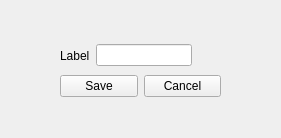
<?xml version="1.0" encoding="UTF-8"?>
<ui version="4.0">
 <class>EditLabel</class>
 <widget class="QWidget" name="EditLabel">
  <property name="geometry">
   <rect>
    <x>0</x>
    <y>0</y>
    <width>281</width>
    <height>138</height>
   </rect>
  </property>
  <property name="windowTitle">
   <string>Form</string>
  </property>
  <widget class="QWidget" name="horizontalLayoutWidget">
   <property name="geometry">
    <rect>
     <x>60</x>
     <y>40</y>
     <width>161</width>
     <height>31</height>
    </rect>
   </property>
   <layout class="QHBoxLayout" name="LabelLayout">
    <item>
     <widget class="QLabel" name="Label">
      <property name="text">
       <string>Label</string>
      </property>
     </widget>
    </item>
    <item>
     <widget class="QLineEdit" name="lineEdit"/>
    </item>
    <item>
     <spacer name="horizontalSpacer">
      <property name="orientation">
       <enum>Qt::Horizontal</enum>
      </property>
      <property name="sizeHint" stdset="0">
       <size>
        <width>40</width>
        <height>20</height>
       </size>
      </property>
     </spacer>
    </item>
   </layout>
  </widget>
  <widget class="QWidget" name="horizontalLayoutWidget_2">
   <property name="geometry">
    <rect>
     <x>60</x>
     <y>71</y>
     <width>161</width>
     <height>31</height>
    </rect>
   </property>
   <layout class="QHBoxLayout" name="horizontalLayout_2">
    <item>
     <widget class="QPushButton" name="Save_btn">
      <property name="text">
       <string>Save</string>
      </property>
     </widget>
    </item>
    <item>
     <widget class="QPushButton" name="Cancel_btn">
      <property name="text">
       <string>Cancel</string>
      </property>
     </widget>
    </item>
   </layout>
  </widget>
 </widget>
 <resources/>
 <connections/>
</ui>
